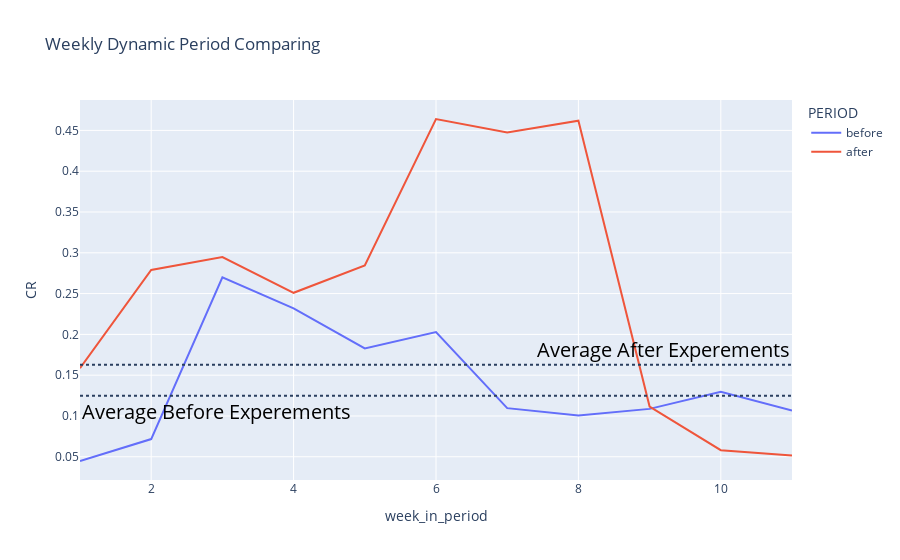

The cell this chart's notebook holds for it:
### Markdown cell above
Сравним период к периоду до и после, где каждой неделе был присвоен соответствующий порядковый номер внутри периода

### Code cell
fig = px.line(weekly, x="week_in_period", y="CR", color='PERIOD',
              title='Weekly Dynamic Period Comparing')

fig.add_hline(y=weekly[weekly['PERIOD']=='before']['FTs'].sum() / weekly[weekly[
    'PERIOD']=='before']['Регистраций'].sum(), line_dash="dot",
              annotation_text="Average Before Experements", 
              annotation_position="bottom left",
              annotation_font_size=20,
              annotation_font_color="black")
fig.add_hline(y=weekly[weekly['PERIOD']=='after']['FTs'].sum() / weekly[weekly[
    'PERIOD']=='after']['Регистраций'].sum(), line_dash="dot",
              annotation_text="Average After Experements", 
              annotation_position="top right",
              annotation_font_size=20,
              annotation_font_color="black")

fig.show()

### Figure 1 — Plotly figure (JSON) as saved in the notebook; plotly's stock layout.template omitted (floating-point values rounded to 4 significant figures)
{"data": [{"hovertemplate": "PERIOD=before<br>week_in_period=%{x}<br>CR=%{y}<extra></extra>", "legendgroup": "before", "line": {"color": "#636efa", "dash": "solid"}, "mode": "lines", "name": "before", "orientation": "v", "showlegend": true, "type": "scatter", "x": [1, 2, 3, 4, 5, 6, 7, 8, 9, 10, 11], "xaxis": "x", "y": [0.04482, 0.07171, 0.27, 0.2319, 0.1827, 0.2029, 0.1096, 0.1006, 0.1087, 0.1295, 0.1068], "yaxis": "y"}, {"hovertemplate": "PERIOD=after<br>week_in_period=%{x}<br>CR=%{y}<extra></extra>", "legendgroup": "after", "line": {"color": "#EF553B", "dash": "solid"}, "mode": "lines", "name": "after", "orientation": "v", "showlegend": true, "type": "scatter", "x": [1, 2, 3, 4, 5, 6, 7, 8, 9, 10, 11], "xaxis": "x", "y": [0.1586, 0.279, 0.2948, 0.251, 0.2844, 0.464, 0.4475, 0.4618, 0.1115, 0.05804, 0.05168], "yaxis": "y"}], "layout": {"annotations": [{"font": {"color": "black", "size": 20}, "showarrow": false, "text": "Average Before Experements", "x": 0, "xanchor": "left", "xref": "x domain", "y": 0.1249, "yanchor": "top", "yref": "y"}, {"font": {"color": "black", "size": 20}, "showarrow": false, "text": "Average After Experements", "x": 1, "xanchor": "right", "xref": "x domain", "y": 0.1626, "yanchor": "bottom", "yref": "y"}], "legend": {"title": {"text": "PERIOD"}, "tracegroupgap": 0}, "shapes": [{"line": {"dash": "dot"}, "type": "line", "x0": 0, "x1": 1, "xref": "x domain", "y0": 0.1249, "y1": 0.1249, "yref": "y"}, {"line": {"dash": "dot"}, "type": "line", "x0": 0, "x1": 1, "xref": "x domain", "y0": 0.1626, "y1": 0.1626, "yref": "y"}], "title": {"text": "Weekly Dynamic Period Comparing"}, "xaxis": {"anchor": "y", "domain": [0, 1], "title": {"text": "week_in_period"}}, "yaxis": {"anchor": "x", "domain": [0, 1], "title": {"text": "CR"}}}}
